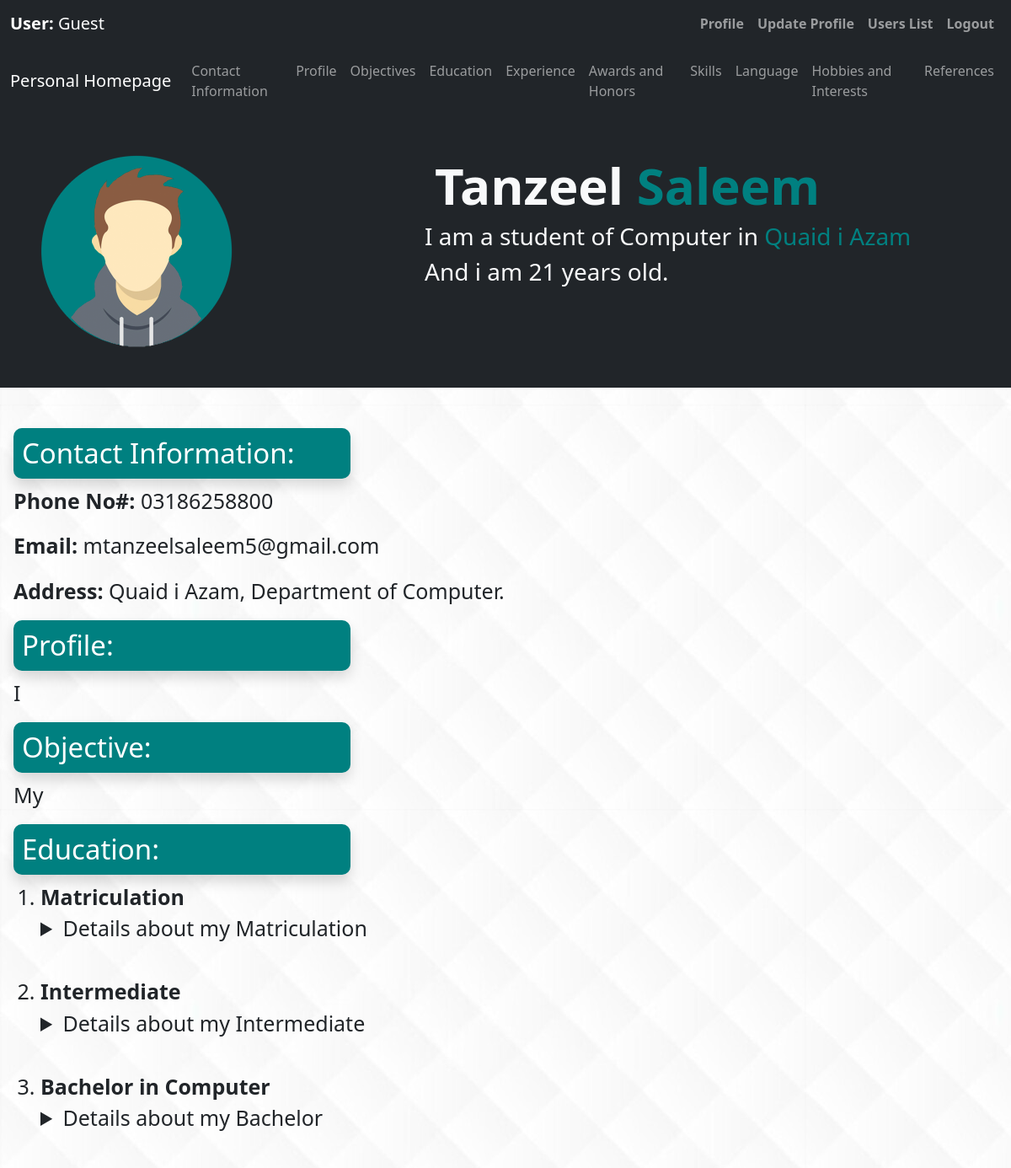
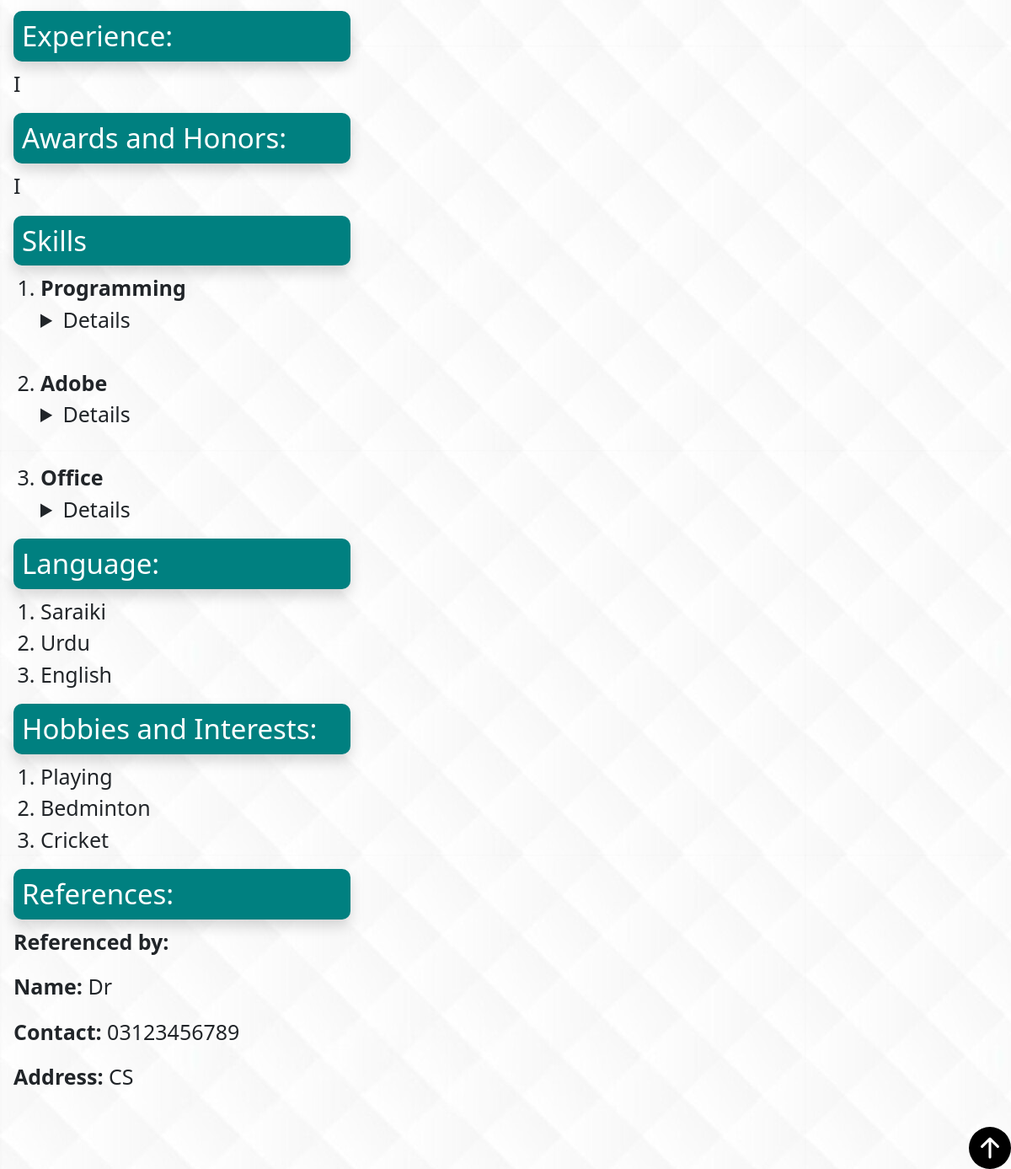
The page /User_Details.php?ID=1 on the database its author committed (2 pictures, top to bottom).
### tables this page shows
CREATE TABLE `users` (
  `ID` int(11) NOT NULL,
  `fname` varchar(12) NOT NULL,
  `lname` varchar(12) NOT NULL,
  `age` varchar(2) NOT NULL,
  `mobile` varchar(11) NOT NULL,
  `email` varchar(30) NOT NULL,
  `department` varchar(30) NOT NULL,
  `uni` varchar(30) NOT NULL,
  `mats1` varchar(10) NOT NULL,
  `mats2` varchar(10) NOT NULL,
  `mats3` varchar(10) NOT NULL,
  `mats1_g` varchar(2) NOT NULL,
  `mats2_g` varchar(2) NOT NULL,
  `mats3_g` varchar(2) NOT NULL,
  `inters1` varchar(10) NOT NULL,
  `inters2` varchar(10) NOT NULL,
  `inters3` varchar(10) NOT NULL,
  `inters1_g` varchar(2) NOT NULL,
  `inters2_g` varchar(2) NOT NULL,
  `inters3_g` varchar(2) NOT NULL,
  `bachs1` varchar(15) NOT NULL,
  `bachs2` varchar(15) NOT NULL,
  `bachs3` varchar(15) NOT NULL,
  `bachs1_g` varchar(2) NOT NULL,
  `bachs2_g` varchar(2) NOT NULL,
  `bachs3_g` varchar(2) NOT NULL,
  `experience` varchar(100) NOT NULL,
  `award` varchar(100) NOT NULL,
  `s1_name` varchar(20) NOT NULL,
  `s1_year` varchar(2) NOT NULL,
  `s1_desc` varchar(40) NOT NULL,
  `s2_name` varchar(20) NOT NULL,
  `s2_year` varchar(2) NOT NULL,
  `s2_desc` varchar(40) NOT NULL,
  `s3_name` varchar(20) NOT NULL,
  `s3_year` varchar(2) NOT NULL,
  `s3_desc` varchar(40) NOT NULL,
  `profile` varchar(150) NOT NULL,
  `objective` varchar(150) NOT NULL,
  `lang1` varchar(10) NOT NULL,
  `lang2` varchar(10) NOT NULL,
  `lang3` varchar(10) NOT NULL,
  `hobby1` varchar(10) NOT NULL,
  `hobby2` varchar(10) NOT NULL,
  `hobby3` varchar(10) NOT NULL,
  `ref_name` varchar(20) NOT NULL,
  `ref_cont` varchar(11) NOT NULL,
  `ref_add` varchar(30) NOT NULL
);

### User_Details.php (the view, shortened to what this page needs)
<?php
    include_once('Header_file.php');
    $conn_str = DB_SYS.':host='.DB_HOST.';dbname='.DB_NAME;
    try {
        $pdo = new PDO($conn_str,DB_USER,DB_PASS);
        $id = $_GET['ID'];
        $sql = 'SELECT * FROM users WHERE ID=:ID';
        $stmt = $pdo->prepare($sql);
        $stmt->bindValue(':ID',$id,PDO::PARAM_INT);
        $stmt->execute();
        if ($user = $stmt->fetch()) {
?><!DOCTYPE html>
<html>
    <head>
        <link href="bootstrap.min.css" rel="stylesheet">
        <link rel="stylesheet" href="style.css">
    </head>
    <body>
        <nav class="navbar navbar-expand-lg bg-dark navbar-dark" id="top">
        <div class="container-fluid">
            <a href="#" class="navbar-brand">Personal Homepage</a>
            <div class="collapse navbar-collapse" id="nav">
                <ul class="navbar-nav ms-auto hover">
                    <li class="nav-item"><a href="#a" class="nav-link">Contact Information</a></li>
                    <li class="nav-item"><a href="#c" class="nav-link">Profile</a></li>
                    <li class="nav-item"><a href="#d" class="nav-link">Objectives</a></li>
                    <li class="nav-item"><a href="#e" class="nav-link">Education</a></li>
                    <li class="nav-item"><a href="#f" class="nav-link">Experience</a></li>
                    <li class="nav-item"><a href="#g" class="nav-link">Awards and Honors</a></li>
                    <li class="nav-item"><a href="#h" class="nav-link">Skills</a></li>
                    <li class="nav-item"><a href="#i" class="nav-link">Language</a></li>
                    <li class="nav-item"><a href="#j" class="nav-link">Hobbies and Interests</a></li>
                    <li class="nav-item"><a href="#k" class="nav-link">References</a></li>
                </ul>
            </div>
        </div>
    </nav>
    <div class="bg-dark text-light p-5 text-center text-sm-start">
        <div class="containter">
            <div class="d-sm-flex allign-items-center">
                <div>
                    <img src="Profile.png" class="img-fluid w-50 col-md-2" alt="profile">
                </div>
                <div>
                    <h1 class="h1 container-fluid"><b><?php echo $user['fname'];?></b> <span class="text_color"><b><?php echo $user['lname']; ?></b></span></h1>
                    <h3>I am a student of <?php echo $user['department']; ?> in <span class="text_color"> <?php echo $user['uni']; ?></span></h3>
                    <h3>And i am <?php echo $user['age']; ?> years old.</h3>
                </div>
            </div>
        </div>
    </div>
    <br>
    <div>
        <div class="main px-5">
            <div>
                <br>
                <h2 id="a" class="bg-teal text-white shadow text-shadow">Contact Information:</h2>
                <p><strong>Phone No#: </strong><?php echo $user['mobile'];?></p>
                <p><strong>Email: </strong><?php echo $user['email'];?></p>
                <p><strong>Address: </strong><?php echo $user['uni']; ?>, Department of <?php echo $user['department']; ?>.</p>
            </div>
            <div>
                <h2 id="c" class="bg-teal text-white shadow text-shadow">Profile:</h2>
                <p><?php echo $user['profile']; ?></p>
            </div>
            <div>
                <h2 id="d" class="bg-teal text-white shadow text-shadow">Objective:</h2>
                <p><?php echo $user['objective']; ?></p>
            </div>
            <div>
                <h2 id="e" class="bg-teal text-white shadow text-shadow">Education:</h2>
                    <ol id="li_font">
                        <li id="li_font" ><strong><span>Matriculation</span></strong></li>
                            <details>
                                <summary>Details about my Matriculation</summary>
                            </details>
                        <br>
                        <li><strong><span>Intermediate</span></strong></li>
                            <details>
                                <summary>Details about my Intermediate</summary>
                                </details>
                            <br>
                            <li><strong><span>Bachelor in <?php echo $user['department']; ?></span></strong></li>
                                <details>
                                <summary>Details about my Bachelor</summary>
                            </details>
                        <br>
                    </ol>
                </div>
                <div>
                    <h2 id="f" class="bg-teal text-white shadow text-shadow">Experience:</h2>
                    <p><?php echo $user['experience']; ?></p>
                </div>
                <div>
                    <h2 id="g" class="bg-teal text-white shadow text-shadow">Awards and Honors:</h2>
                    <p><?php echo $user['award']; ?></p>
                </div>
                <div>
                    <h2 id="h" class="bg-teal text-white shadow text-shadow">Skills</h2>
                    <ol id="li_font">
                        <li><strong><span><?php echo $user['s1_name']; ?></span></strong></li>
                            <details>
                            <summary>Details</summary>
                            </details>
                        <br>
                        <li><strong><span><?php echo $user['s2_name']; ?></span></strong></li>
                            <details>
                            <summary>Details</summary>
                            </details>
                        <br>
                        <li><strong><span><?php echo $user['s3_name']; ?></span></strong></li>
                            <details>
                            <summary>Details</summary>
                            </details>
                    </ol>
                </div>
                <div>
                    <h2 id="i" class="bg-teal text-white shadow text-shadow">Language:</h2>
                    <ol id="li_font">
                        <li><?php echo $user['lang1']; ?></li>
                        <li><?php echo $user['lang2']; ?></li>
                        <li><?php echo $user['lang3']; ?></li>
                    </ol>
                </div>
                <div>
                    <h2 id="j" class="bg-teal text-white shadow text-shadow">Hobbies and Interests:</h2>
                    <ol id="li_font">
                        <li><?php echo $user['hobby1']; ?></li>
                        <li><?php echo $user['hobby2']; ?></li>
                        <li><?php echo $user['hobby3']; ?></li>
                    </ol>
                </div>
                <div>
                    <h2 id="k" class="bg-teal text-white shadow text-shadow">References:</h2>
                    <p><strong><span>Referenced by:</span></strong></p>
                    <p><strong>Name: </strong><?php echo $user['ref_name']; ?></p>
                    <p><strong>Contact: </strong><?php echo $user['ref_cont']; ?></p>
                    <p><strong>Address: </strong><?php echo $user['ref_add']; }?></p>
                </div>
            </div>
            <br>
            <div class="px-5">
                <a href="#top"><img src="arrow-up-circle-fill.svg" alt="button" width="50" height="50" style="float:right;"></a>
            </div>
        </div>
        <br>
    <?php
        }catch (PDOException $e) {
            die('Server Error');
        }
        ?>
    </body>
</html>

### Header_file.php (shortened to what this page needs)
<!DOCTYPE html>
<html lang="en">
<head>
    <link href="bootstrap.min.css" rel="stylesheet">
    <link rel="stylesheet" href="header.css">
</head>
<body>
    <nav class="navbar navbar-expand-lg bg-dark navbar-dark" id="top">
        <div class="container-fluid">
            <a href="#" class="navbar-brand"><b>User:</b>
            <?php if(isset($_SESSION['username'])){
                        echo "@".$_SESSION['username'];
                    }
                    else{
                        echo "Guest";
                    }?></a>
            <div class="collapse navbar-collapse" id="nav">
                <ul class="navbar-nav ms-auto hover">
                    <li class="nav-item"><a href="profile.php" class="nav-link"><b>Profile</b></a></li>
                    <li class="nav-item"><a href="update_profile.php" class="nav-link"><b>Update Profile</b></a></li>
                    <li class="nav-item"><a href="Show_Users.php" class="nav-link"><b>Users List</b></a></li>
                    <li class="nav-item"><a href="logout.php" class="nav-link"><b>Logout</b></a></li>
                </ul>
            </div>
        </div>
    </nav>
</body>
</html>

### style.css (style rules this page uses)
.bg-teal { background-color: teal; }
.text_color { color: teal; }
.h1 { font-size: 60px; }
body { background-image: url(background.jpg); }
h2 { font-size: 33px; width: 400px; border-radius: 10px; padding: 10px; }
p { font-size: 25px; }
#li_font { font-size: 25px; }

### rows shown on the page
users: fname "Tanzeel", lname "Saleem", department "Computer", uni "Quaid i Azam", age "21", mobile "03186258800", email "mtanzeelsaleem5@gmail.com", profile "I", objective "My", experience "I", award "I", s1_name "Programming", s2_name "Adobe", s3_name "Office", lang1 "Saraiki", lang2 "Urdu", lang3 "English", hobby1 "Playing", hobby2 "Bedminton", hobby3 "Cricket", ref_name "Dr", ref_cont "03123456789", ref_add "CS"
